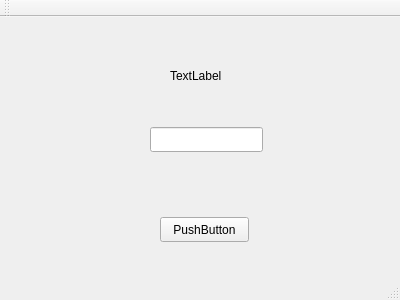
<?xml version="1.0" encoding="UTF-8"?>
<ui version="4.0">
 <class>MainWindow</class>
 <widget class="QMainWindow" name="MainWindow">
  <property name="geometry">
   <rect>
    <x>0</x>
    <y>0</y>
    <width>400</width>
    <height>300</height>
   </rect>
  </property>
  <property name="windowTitle">
   <string>MainWindow</string>
  </property>
  <widget class="QWidget" name="centralWidget">
   <widget class="QPushButton" name="pushButton">
    <property name="geometry">
     <rect>
      <x>160</x>
      <y>200</y>
      <width>89</width>
      <height>25</height>
     </rect>
    </property>
    <property name="text">
     <string>PushButton</string>
    </property>
   </widget>
   <widget class="QLabel" name="label">
    <property name="geometry">
     <rect>
      <x>170</x>
      <y>50</y>
      <width>67</width>
      <height>17</height>
     </rect>
    </property>
    <property name="text">
     <string>TextLabel</string>
    </property>
   </widget>
   <widget class="QLineEdit" name="lineEdit">
    <property name="geometry">
     <rect>
      <x>150</x>
      <y>110</y>
      <width>113</width>
      <height>25</height>
     </rect>
    </property>
   </widget>
  </widget>
  <widget class="QMenuBar" name="menuBar">
   <property name="geometry">
    <rect>
     <x>0</x>
     <y>0</y>
     <width>400</width>
     <height>22</height>
    </rect>
   </property>
  </widget>
  <widget class="QToolBar" name="mainToolBar">
   <attribute name="toolBarArea">
    <enum>TopToolBarArea</enum>
   </attribute>
   <attribute name="toolBarBreak">
    <bool>false</bool>
   </attribute>
  </widget>
  <widget class="QStatusBar" name="statusBar"/>
 </widget>
 <layoutdefault spacing="6" margin="11"/>
 <resources/>
 <connections/>
</ui>
